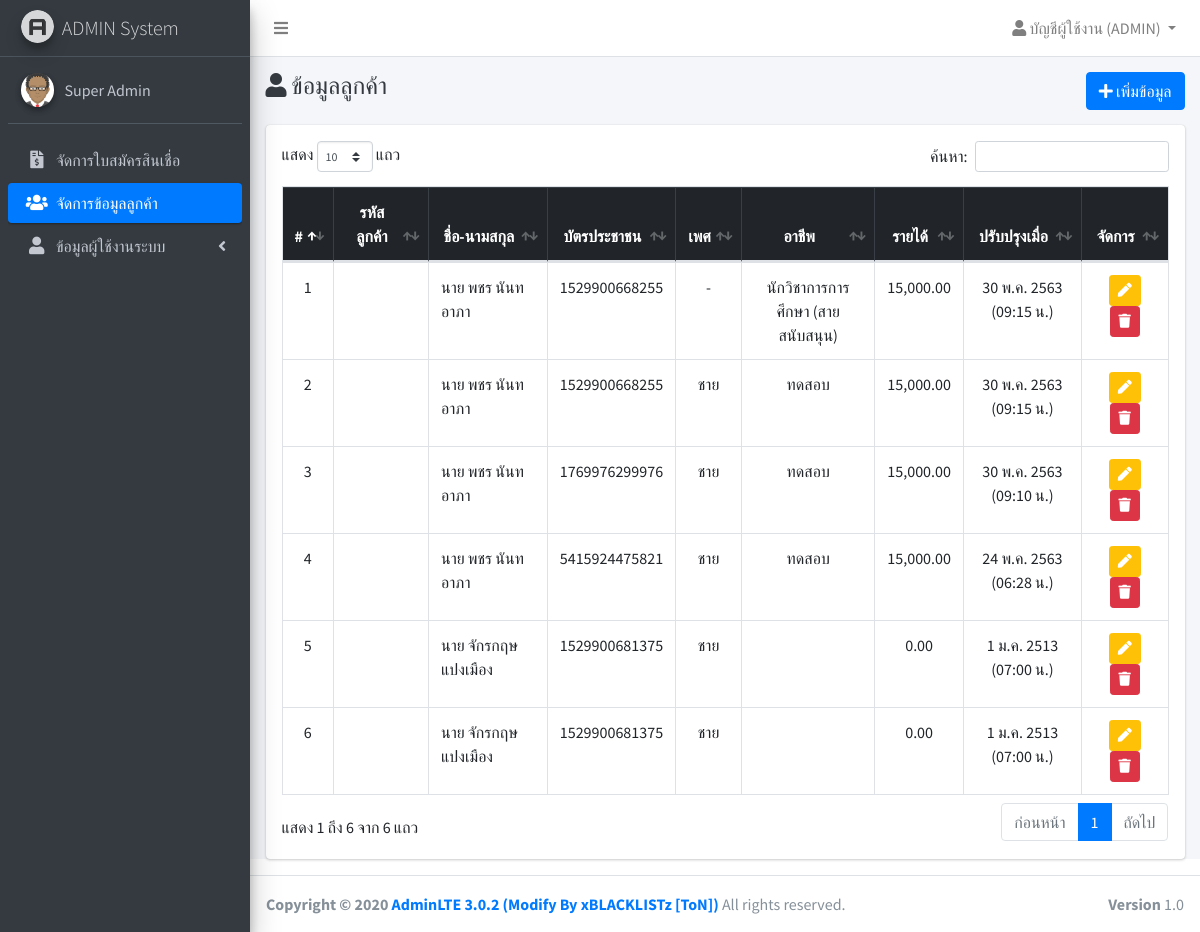
/admin/customers?page=customers (signed in), run on the app's committed database.
### tables this page shows
CREATE TABLE `users` (
  `id` int(11) NOT NULL,
  `username` varchar(32) NOT NULL,
  `password` varchar(64) NOT NULL,
  `name` varchar(255) NOT NULL,
  `is_owner` int(1) NOT NULL,
  `role` varchar(10) NOT NULL,
  `created_at` timestamp NOT NULL DEFAULT current_timestamp(),
  `updated_at` timestamp NULL DEFAULT NULL ON UPDATE current_timestamp()
);

CREATE TABLE `borrows` (
  `id` int(11) NOT NULL,
  `customer_id` int(11) NOT NULL,
  `staff_id` int(11) NOT NULL,
  `verify_id` int(11) NOT NULL,
  `date` date NOT NULL,
  `campaign_code` varchar(8) NOT NULL,
  `borrow_code` varchar(11) NOT NULL,
  `education` int(1) NOT NULL,
  `family_status` int(1) NOT NULL,
  `spouse_prefix` varchar(10) NOT NULL,
  `spouse_firstname` varchar(32) NOT NULL,
  `spouse_lastname` varchar(32) NOT NULL,
  `spouse_mobile` varchar(20) NOT NULL,
  `spouse_career` varchar(255) NOT NULL,
  `spouse_children` int(11) NOT NULL,
  `spouse_income` float(11,2) NOT NULL,
  `address_number` varchar(7) NOT NULL,
  `address_room` varchar(5) NOT NULL,
  `address_soi` varchar(32) NOT NULL,
  `address_street` varchar(32) NOT NULL,
  `address_district` varchar(32) NOT NULL,
  `address_amphur` varchar(32) NOT NULL,
  `address_province` int(2) NOT NULL,
  `address_zipcode` int(5) NOT NULL,
  `address_phone` varchar(12) NOT NULL,
  `mobile` varchar(10) NOT NULL,
  `line_id` varchar(32) NOT NULL,
  `email` varchar(64) NOT NULL,
  `address_feature` int(1) NOT NULL,
  `address_status` int(1) NOT NULL,
  `address_hire` float(11,2) NOT NULL,
  `address_month` int(2) NOT NULL,
  `address_year` int(4) NOT NULL,
  `address_person` int(2) NOT NULL,
  `work_company` varchar(255) NOT NULL,
  `work_status` varchar(255) NOT NULL,
  `work_position` varchar(32) NOT NULL,
  `work_department` varchar(32) NOT NULL,
  `work_income` float(11,2) NOT NULL,
  `work_income_etc` float(11,2) NOT NULL,
  `work_income_source` varchar(32) NOT NULL,
  `work_addr_number` varchar(7) NOT NULL,
  `work_addr_build` varchar(32) NOT NULL,
  `work_addr_floor` int(2) NOT NULL,
  `work_addr_code` varchar(10) NOT NULL,
  `work_addr_soi` varchar(32) NOT NULL,
  `work_addr_street` varchar(32) NOT NULL,
  `work_addr_district` varchar(32) NOT NULL,
  `work_addr_amphur` varchar(32) NOT NULL,
  `work_addr_province` int(2) NOT NULL,
  `work_addr_zipcode` int(5) NOT NULL,
  `work_addr_phone` varchar(12) NOT NULL,
  `work_addr_mobile` varchar(10) NOT NULL,
  `work_addr_fax` varchar(12) NOT NULL,
  `work_old_year` int(4) NOT NULL,
  `work_old_month` int(2) NOT NULL,
  `doc_address` int(1) NOT NULL,
  `doc_addr_number` varchar(7) NOT NULL,
  `doc_addr_room` varchar(10) NOT NULL,
  `doc_addr_soi` varchar(32) NOT NULL,
  `doc_addr_street` varchar(32) NOT NULL,
  `doc_addr_district` varchar(32) NOT NULL,
  `doc_addr_amphur` varchar(32) NOT NULL,
  `doc_addr_province` int(2) NOT NULL,
  `doc_addr_zipcode` int(5) NOT NULL,
  `objective_company` varchar(255) NOT NULL,
  `objective_program` varchar(255) NOT NULL,
  `objective_price` float(11,2) NOT NULL,
  `objective_duration` int(1) NOT NULL,
  `person_prefix` varchar(7) NOT NULL,
  `person_firstname` varchar(32) NOT NULL,
  `person_lastname` varchar(32) NOT NULL,
  `person_phone` varchar(15) NOT NULL,
  `person_relationship` varchar(32) NOT NULL,
  `person_prefix2` varchar(7) NOT NULL,
  `person_firstname2` varchar(32) NOT NULL,
  `person_lastname2` varchar(32) NOT NULL,
  `person_phone2` varchar(15) NOT NULL,
  `person_relationship2` varchar(32) NOT NULL,
  `package_interest1` varchar(64) NOT NULL,
  `package_interest_date1` date NOT NULL,
  `package_interest2` varchar(64) NOT NULL,
  `package_interest_date2` date NOT NULL,
  `img_idcard` varchar(255) NOT NULL,
  `saleagents_id` int(11) NOT NULL,
  `poll_id` int(11) NOT NULL,
  `status` int(1) NOT NULL,
  `created_at` timestamp NOT NULL DEFAULT current_timestamp(),
  `updated_at` timestamp NULL DEFAULT NULL ON UPDATE current_timestamp()
);

CREATE TABLE `customers` (
  `id` int(11) NOT NULL,
  `code` varchar(20) DEFAULT NULL,
  `idcard` varchar(20) NOT NULL,
  `birthday` date DEFAULT NULL,
  `prefix_name` varchar(10) NOT NULL,
  `first_name` varchar(32) NOT NULL,
  `last_name` varchar(32) NOT NULL,
  `idcard_expire` date DEFAULT NULL,
  `sex` varchar(7) NOT NULL,
  `created_at` timestamp NOT NULL DEFAULT current_timestamp(),
  `updated_at` timestamp NULL DEFAULT NULL ON UPDATE current_timestamp()
);

### app/SQLiManager.php (called while the page is built, shortened)
<?php
if(class_exists('SQLiManager') === false)
{
	class SQLiManager{
		var $table;
		var $field;
		var $condition;
		public function SQLiManager()
		{
			$this->connect = mysqli_connect(DB_HOST,DB_USER,DB_PASS,DB_NAME);
			$cs1 = "SET character_set_results=utf8";
			mysqli_query($this->connect,$cs1) or die('Error query: ' . mysqli_error($this->connect));
			$cs2 = "SET character_set_client = utf8";
			mysqli_query($this->connect,$cs2) or die('Error query: ' . mysqli_error($this->connect));
			$cs3 = "SET character_set_connection = utf8";
			mysqli_query($this->connect,$cs3) or die('Error query: ' . mysqli_error($this->connect));
			$this->field="*";
		}
		public function select()
		{
			$this->sql="SELECT $this->field FROM $this->table $this->condition";
			$result=mysqli_query($this->connect,$this->sql) or trigger_error(mysqli_error($this->connect),E_USER_ERROR);
			return $result;
		}
	}
}
?>

### app/check_auth.php (called while the page is built, shortened)
<?php
$sql = new SQLiManager();
if( !empty($_SESSION["admin"]) ){
	$sql->table = "users";
	$sql->field = "name, username";
	$sql->condition = "WHERE id={$_SESSION["admin"]}";
	$rsAuth = $sql->select();
}
if( !empty($rsAuth) ){
	if( mysqli_num_rows($rsAuth) <= 0 ){
		session_destroy();
		ob_clean();
		header("location:".URL);
	}
	else{
		$auth = mysqli_fetch_assoc($rsAuth);
	}
}

### admin/layouts/menu_init.php (called while the page is built)
<?php
$menu[] = ["label"=>"จัดการใบสมัครสินเชื่อ", "key"=>"borrows", "url"=>URL."admin/borrows", 'icon'=>'fas fa-file-invoice-dollar'];
$menu[] = ["label"=>"จัดการข้อมูลลูกค้า", "key"=>"customers", "url"=>URL."admin/customers", 'icon'=>'fa fa-users'];
$sub_admin[] = ["label"=>"ผู้ใช้งานระบบ (หลังบ้าน)", "key"=>"admins", "url"=>URL."admin/users", 'icon'=>''];
$sub_admin[] = ["label"=>"Sale Agents", "key"=>"users", "url"=>URL."admin/sales", 'icon'=>''];
$menu[] = ["label"=>"ข้อมูลผู้ใช้งานระบบ", "key"=>"admins", 'icon'=>'fa fa-user', "sub"=>$sub_admin];

### app/fn.php (called while the page is built, shortened)
<?php
function dateTH($strDate, $full=null, $time=null)
{
	$strYear = date("Y", strtotime($strDate)) + 543;
	$strMonth = date("n", strtotime($strDate));
	$strDay = date("j", strtotime($strDate));
	$strMonthCut = Array("", "ม.ค.", "ก.พ.", "มี.ค.", "เม.ย.", "พ.ค.", "มิ.ย.", "ก.ค.", "ส.ค.", "ก.ย.", "ต.ค.", "พ.ย.", "ธ.ค.");
	$strMonthThai = $strMonthCut[$strMonth];
	$dateTH = "$strDay $strMonthThai $strYear";
	if( !empty($time) ){
		$strHour= date("H",strtotime($strDate));
		$strMinute= date("i",strtotime($strDate));
		$dateTH .= " ($strHour:$strMinute น.)";
	}
	return $dateTH;
}
function stringify($data){
	return htmlentities(json_encode($data));
}
function prefix(){
	$_prefix = [];
	$_prefix[] = ['id'=>1, 'name'=>'นาย'];
	$_prefix[] = ['id'=>2, 'name'=>'นาง'];
	$_prefix[] = ['id'=>3, 'name'=>'นางสาว'];
	return $_prefix;
}
function showPrefixName($prefix){
	$data = "";
	foreach (prefix() as $key => $value) {
		if( $prefix == $value["id"] ){
			$data = $value["name"];
			break;
		}
	}
	return $data;
}
function sex(){
	$_sex = [];
	$_sex[] = ['id'=>'male', 'name'=>'ชาย'];
	$_sex[] = ['id'=>'female', 'name'=>'หญิง'];
	return $_sex;
}
function showSex($sex){
	$data = "";
	foreach (sex() as $key => $value) {
		if( $sex == $value["id"] ){
			$data = $value["name"];
			break;
		}
	}
	return $data;
}

### admin/customers/index.php (the view)
<?php
$_title = "ข้อมูลลูกค้า";
include("../layouts/header.php");
include($_pathURL."admin/layouts/navbar.php");
include($_pathURL."admin/layouts/menu.php");
$sql->table = "customers LEFT JOIN borrows on customers.id = borrows.id";
$query = $sql->select();
?>
<div class="content-wrapper">
	<div class="content-header">
		<div class="container-fluid">
			<div class="row">
				<div class="col-sm-12">
					<div class="clearfix">
						<h4 class="m-0 text-dark float-left"><i class="fa fa-user"></i> <?= !empty($_title) ? $_title : "" ?></h4>
						<a href="<?=URL?>admin/customers/forms.php?page=<?=$_GET["page"]?>" class="btn btn-primary float-right"><i class="fa fa-plus"></i> เพิ่มข้อมูล</a>
					</div>
				</div>
			</div>
		</div>
	</div>
	<section class="content">
		<div class="container-fluid">
			<div class="card p-3">
				<div class="table-responsive">
					<table class="table table-bordered DataTable">
						<thead class="table-dark text-center">
							<tr>
								<th width="5%">#</th>
								<th width="12%">รหัสลูกค้า</th>
								<th width="15%">ชื่อ-นามสกุล</th>
								<th width="10%">บัตรประชาชน</th>
								<th width="5%">เพศ</th>
								<th width="18%">อาชีพ</th>
								<th width="10%">รายได้</th>
								<th width="15%">ปรับปรุงเมื่อ</th>
								<th width="10%">จัดการ</th>
							</tr>
						</thead>
						<tbody>
							<?php
							$no = 1;
							while($result = mysqli_fetch_assoc($query)){
								?>
								<tr>
									<td class="text-center"><?=$no++?></td>
									<td class="text-center"><?=$result["code"]?></td>
									<td><?=showPrefixName($result["prefix_name"])." ".$result["first_name"]." ".$result["last_name"]?></td>
									<td class="text-center"><?=$result["idcard"]?></td>
									<td class="text-center">
										<?php
										if( !empty($result["sex"]) ){
											echo showSex($result["sex"]);
										}
										else{
											echo "-";
										}
										?>
									</td>
									<td class="text-center"><?=$result["work_position"]?></td>
									<td class="text-center"><?=number_format($result["work_income"],2)?></td>
									<td class="text-center">
										<?php
										if( !empty($result["updated_at"]) ){
											echo dateTH($result["updated_at"],0,1);
										}
										else{
											echo dateTH($result["created_at"],0,1);
										}
										?>
									</td>
									<td class="text-center">
										<a href="<?=URL?>admin/customers/forms.php?page=<?=$_GET["page"]?>&id=<?=$result["id"]?>" class="btn btn-warning btn-sm text-white" title="แก้ไขข้อมูล">
											<i class="fa fa-pen"></i>
										</a>
										<?php
										$ops = [
											"title" => "ยืนยันการลบข้อมูล",
											"text" => "คุณต้องการลบข้อมูล ".$result["idcard"]. "หรือไม่ ?",
											"btnconfirm" => "btn btn-danger m-1",
											"textconfirm" => "ลบข้อมูล"
										];
										?>
										<a href="<?=URL?>admin/customers/delete.php?page=<?=$_GET["page"]?>&id=<?=$result["id"]?>" class="btn btn-danger btn-confirm btn-sm" data-title="ยืนยันการลบข้อมูล" data-options="<?=stringify($ops)?>">
											<i class="fa fa-trash"></i>
										</a>
									</td>
								</tr>
								<?php
							}
							?>
						</tbody>
					</table>
				</div>
			</div>
		</div>
	</section>
</div>
<?php
include($_pathURL."admin/layouts/footer.php");
?>

### admin/layouts/navbar.php (shortened to what this page needs)
<nav class="main-header navbar navbar-expand navbar-white navbar-light">
	<ul class="navbar-nav">
		<li class="nav-item">
			<a class="nav-link" data-widget="pushmenu" href="#"><i class="fas fa-bars"></i></a>
		</li>
	</ul>
	<ul class="navbar-nav ml-auto">
		<li class="nav-item dropdown">
			<a class="nav-link dropdown-toggle" href="#" id="navbarDropdown" role="button" data-toggle="dropdown" aria-haspopup="true" aria-expanded="false">
				<i class="fa fa-user"></i> บัญชีผู้ใช้งาน (<?=strtoupper($auth["username"])?>)
			</a>
		</li>
	</ul>
</nav>

### admin/layouts/menu.php (shortened to what this page needs)
<aside class="main-sidebar sidebar-dark-primary elevation-4">
	<a href="index3.html" class="brand-link">
		<img src="<?=IMAGES?>/AdminLTELogo.png" alt="AdminLTE Logo" class="brand-image img-circle elevation-3"
		style="opacity: .8">
		<span class="brand-text font-weight-light">ADMIN System</span>
	</a>
	<div class="sidebar">
		<div class="user-panel mt-3 pb-3 mb-3 d-flex">
			<div class="image">
				<img src="<?=IMAGES?>/avatar.png" class="img-circle elevation-2" alt="User Image">
			</div>
			<div class="info">
				<a href="" class="d-block"><?=$auth["name"]?></a>
			</div>
		</div>
          <?php include("menu_init.php"); ?>
		<nav class="mt-2">
			<ul class="nav nav-pills nav-sidebar flex-column" data-widget="treeview" role="menu" data-accordion="false">
               <?php
               foreach ($menu as $key => $value) {
                    if( empty($value["sub"]) ){
                         ?>
                         <li class="nav-item">
                              <a href="<?=$value["url"]?>?page=<?=$value['key']?>" class="nav-link <?= $value['key'] == $_GET['page'] ? "active" : "" ?>">
                                   <i class="nav-icon <?=$value["icon"]?>"></i>
                                   <p>
                                        <?=$value["label"]?>
                                   </p>
                              </a>
                         </li>
                         <?php
                    }
                    else{
                         ?>
                         <li class="nav-item has-treeview <?= $value['key'] == $_GET['page'] ? "menu-open" : "" ?>">
                              <a href="#" class="nav-link <?= $value['key'] == $_GET['page'] ? "active" : "" ?>">
                                   <i class="nav-icon <?=$value["icon"]?>"></i>
                                   <p>
                                        <?=$value["label"]?>
                                        <i class="right fas fa-angle-left"></i>
                                   </p>
                              </a>
                         </li>
                         <?php
                    }
               }
               ?>
          </ul>
      </nav>
  </div>
</aside>

### data on the page
users: username "ADMIN", name "Super Admin"
borrows: customer.prefix_name "นาย", customer.first_name "พชร", customer.last_name "นันทอาภา", customer.idcard "1529900668255", work_position "นักวิชาการการศึกษา (สายสนับสนุน)", work_income "15,000.00", updated_at "30 พ.ค. 2563 (09:15 น.)"
borrows: customer.prefix_name "นาย", customer.first_name "พชร", customer.last_name "นันทอาภา", customer.idcard "1529900668255", customer.sex "ชาย", work_position "ทดสอบ", work_income "15,000.00", updated_at "30 พ.ค. 2563 (09:15 น.)"
borrows: customer.prefix_name "นาย", customer.first_name "พชร", customer.last_name "นันทอาภา", customer.idcard "1769976299976", customer.sex "ชาย", work_position "ทดสอบ", work_income "15,000.00", updated_at "30 พ.ค. 2563 (09:10 น.)"
borrows: customer.prefix_name "นาย", customer.first_name "พชร", customer.last_name "นันทอาภา", customer.idcard "5415924475821", customer.sex "ชาย", work_position "ทดสอบ", work_income "15,000.00", updated_at "24 พ.ค. 2563 (06:28 น.)"
customers: prefix_name "นาย", first_name "จักรกฤษ", last_name "แปงเมือง", idcard "1529900681375", sex "ชาย", work_income "0.00", created_at "1 ม.ค. 2513 (07:00 น.)"
customers: prefix_name "นาย", first_name "จักรกฤษ", last_name "แปงเมือง", idcard "1529900681375", sex "ชาย", work_income "0.00", created_at "1 ม.ค. 2513 (07:00 น.)"

### other printed values
$value["label"] "จัดการใบสมัครสินเชื่อ"
$value["label"] "จัดการข้อมูลลูกค้า"
$value["label"] "ข้อมูลผู้ใช้งานระบบ"
$_title "ข้อมูลลูกค้า"
